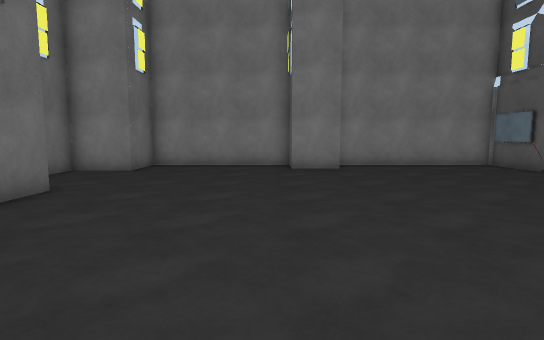
[1] (above)

12 first-person views from a walk through a scene from a Unity 3-D project. The camera is 1.3 m above the floor, tilts 6° down and sees 80° across. The floor is counted in squares, 1 m on a side. Each view is taken from the middle of a square. On the plan, view 1 faces up. The plan holds only what a view shows up to about 14 squares ahead; the rest is blank. The place goes on beyond the plan.

[2]
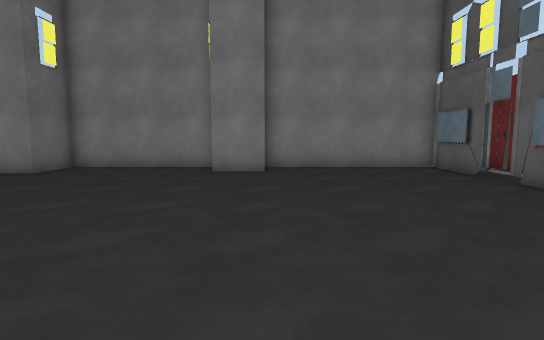

[3]
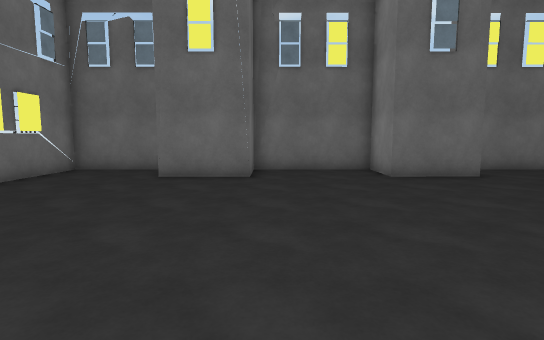

[4]
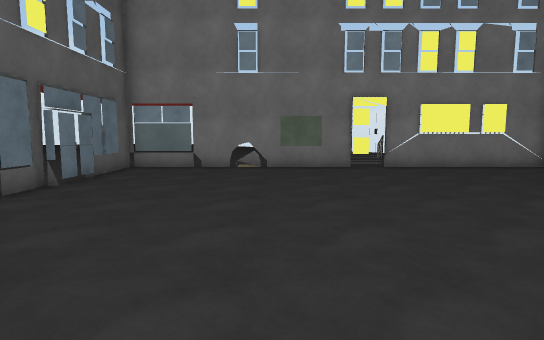

[5]
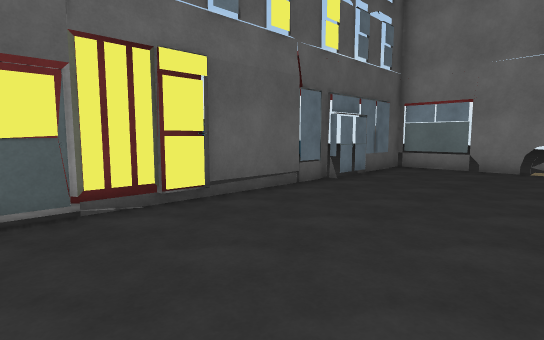

[6]
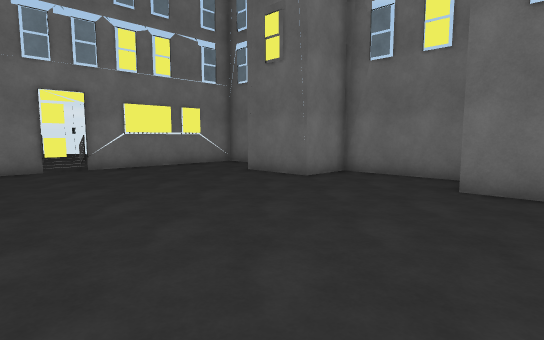

[7]
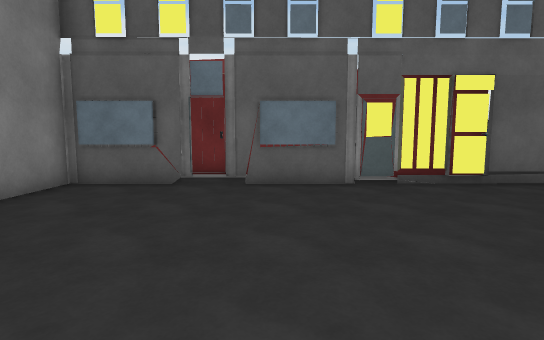

[8]
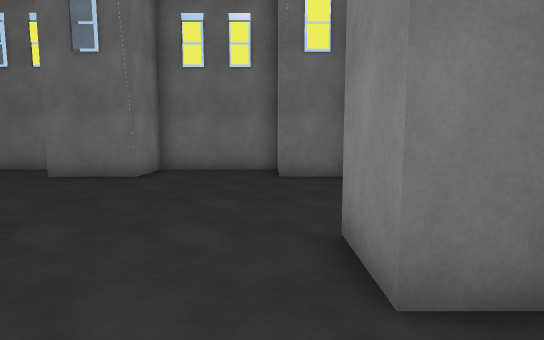

[9]
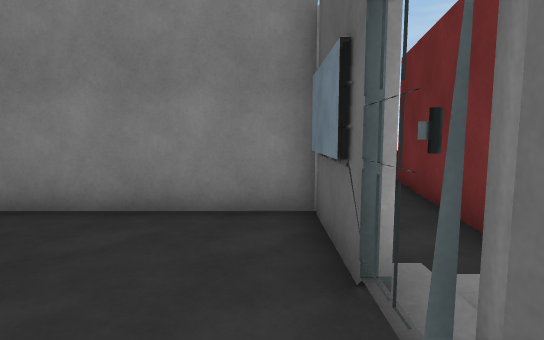

[10]
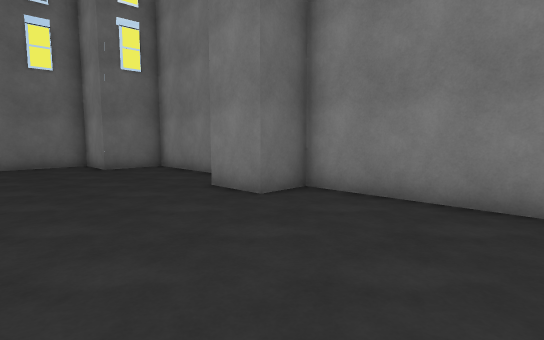

[11]
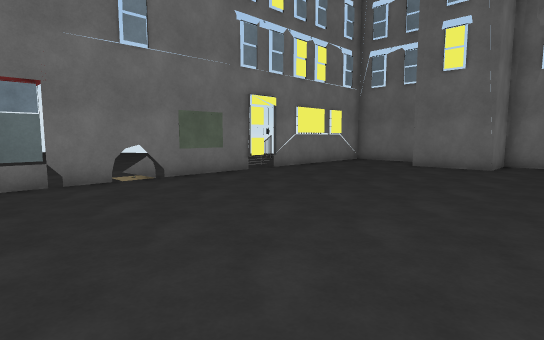

[12]
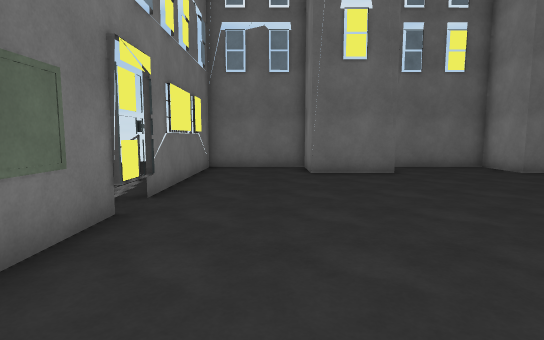

### Floor plan
Key: @ floor where view 1 was taken; # wall or solid block; . floor; B building.
Columns run from 8 left of view 1 to 12 right of it. Each row starts with its distance up from view 1.
 17                     #
 16                     #
 15    BBBBBB  BBBBBBB#.#
 14    #.....  #......B.#
 13    #.....###......B.#
 12 ###...............B.#
 11 B.................###
 10 B.................##
  9 B.................B#
  8 B##...............B#
  7   ##..............B#
  6    #..............B#
  5  ###..............##
  4 B.................#
  3 B.................#
  2 B.................#.
  1 B.................#.
  0  ###....@.........B.
 -1    #..............#.
 -2    B..............B
 -3 B##...............#.
 -4 B.................#.
 -5 B.................#
 -6 B.................#
 -7  BBBBBB#BB#BBB##BBB

Where each view was taken, in squares from view 1:
view 1: 0 up, 0 right, facing up
view 2: 1 up, 3 right, facing up
view 3: 1 up, 5 right, facing left
view 4: 7 up, 4 right, facing down
view 5: 7 up, 4 right, facing down-right
view 6: 7 up, 3 right, facing down-left
view 7: 9 up, 1 right, facing right
view 8: 12 up, 5 right, facing left
view 9: 9 up, 9 right, facing up
view 10: 8 up, 8 right, facing up-left
view 11: 3 up, 9 right, facing down-left
view 12: 4 down, 6 right, facing left
